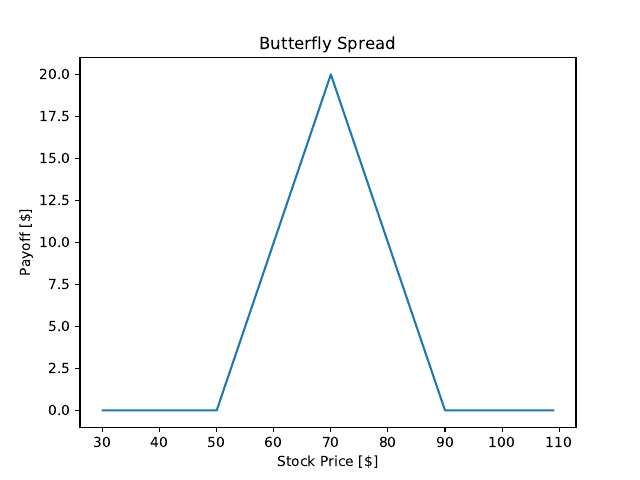

The script that saved this image:
from p3 import payoff
import numpy as np
import matplotlib.pyplot as plt

if __name__ == '__main__':
    s = np.arange(30, 110)
    payoff_butterfly = payoff(s=s, x=50, type='call', position='long') +\
                       payoff(s=s, x=90, type='call', position='long') + \
                       payoff(s=s, x=70, type='call', position='short') * 2
    plt.plot(s, payoff_butterfly)
    plt.xlabel('Stock Price [$]')
    plt.ylabel('Payoff [$]')
    plt.title('Butterfly Spread')
    plt.savefig('p4.pdf')
    plt.show()